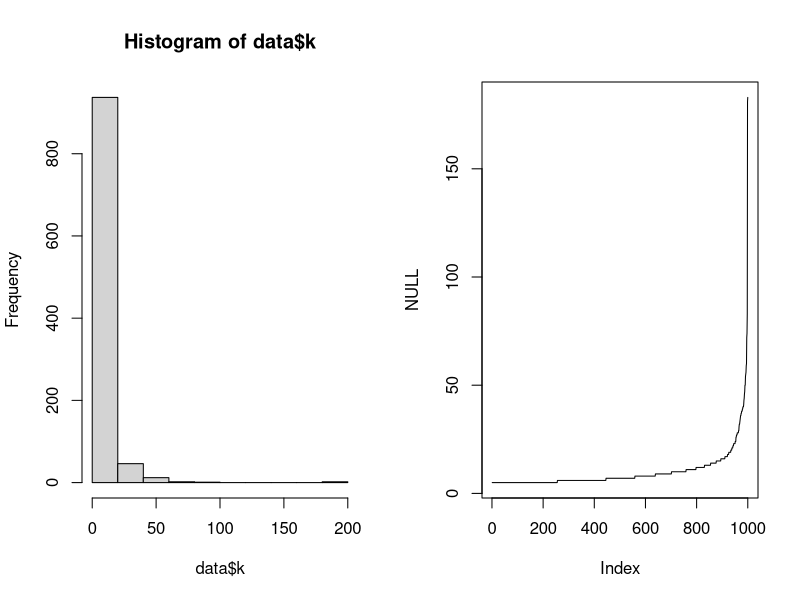
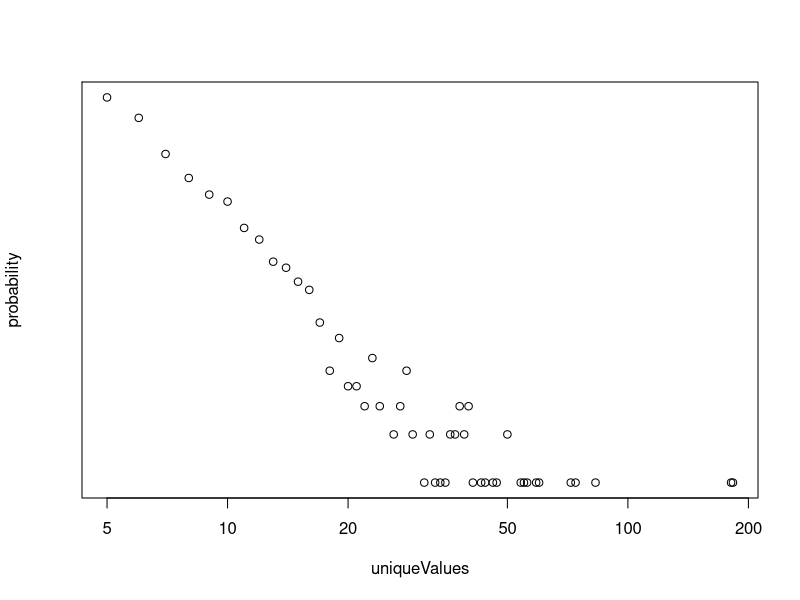

R code for these plots, in order:
## DEGREE DISTRIBUTION ##

data <- read.csv("network.csv",header=TRUE, sep=",")
head(data)

#2: What is the maximum and minimum degree for this network?
max(data$k)


# Tha maximum degree is 183.
min(data$k)
# The minimum degree is 5.
# 3: Produce a single figure showing two plots: the histogram of the degree, 
# and a line plot sorted by degree. Comment on what this tells you about the network.
par(mfrow = c(1, 2))
hist(data$k)
plot(sort(x = data$k), y = NULL, type = "l")
#plot(data)
#hist(data$k, x= Null ,sort(data$k))


# 3: Calculate P(k) the probability of observing a node with degree k.
# identify the total number of outcomes that can accur
totalFrequency <- table(data$k) # Count the frequency of nodes k
totalOfFrequency <- sum(totalFrequency) # that is the the total number of outcomes
probability <- totalFrequency/totalOfFrequency # probability by dividing the frequency by possible outcomes
print(probability)
uniqueValues <- unique(sort(data$k)) # unique values sorted by degree
print(uniqueValues)
par(mfrow = c(1, 1))
plot(x = uniqueValues, y = probability, log = "xy") # plot for the probability using log scale for x and y.

## 5: why the network is likely to be scale free?
## Because nodes with higher probabability are more likely to see new edges,
# compared to the one with lower probability.
# It means that when the network grows the underlining structure or properties stays the same.
